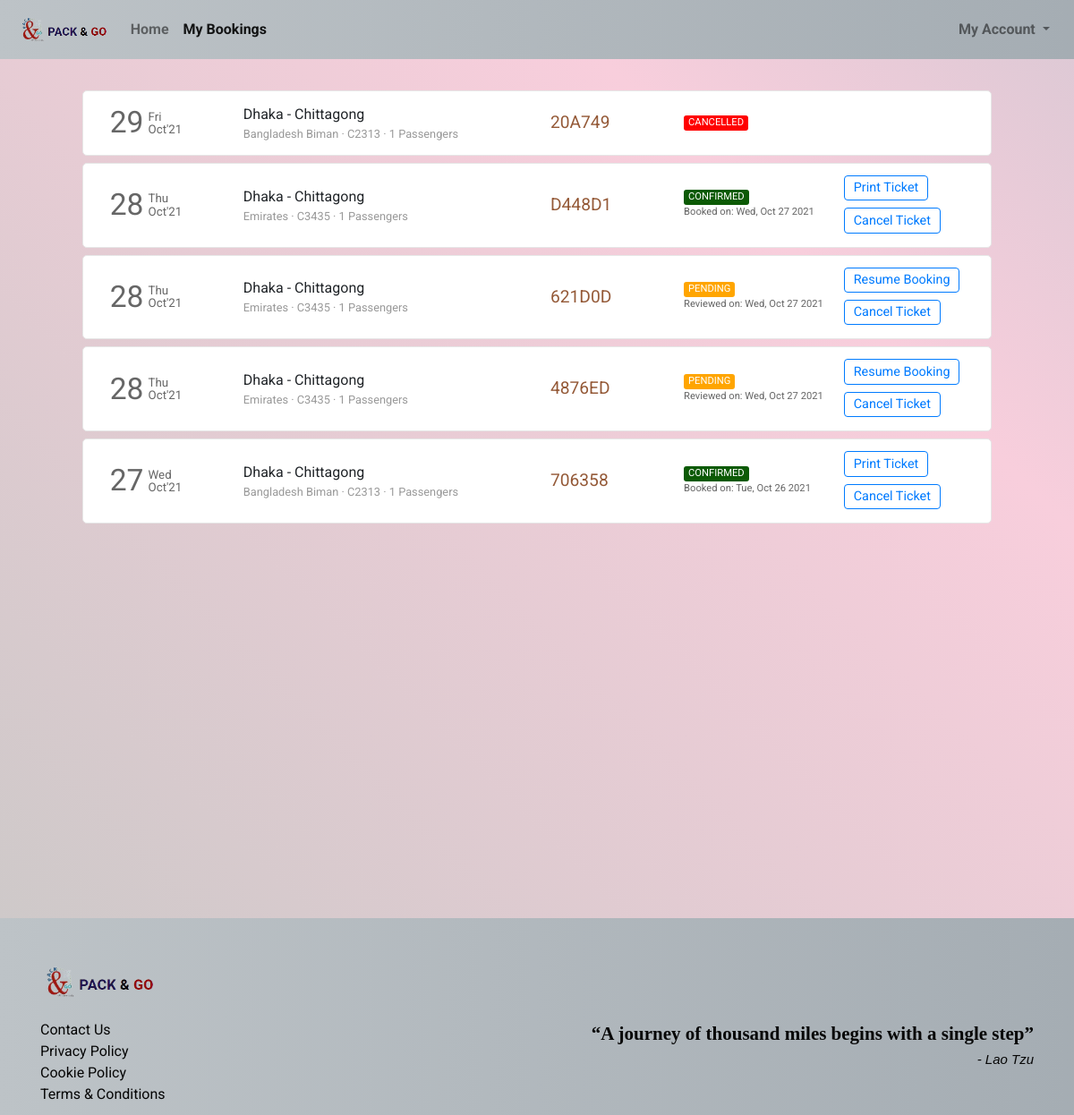
Page /flight/bookings (signed in) on the committed database.
### flight/models.py (models this page shows, shortened)
class Ticket(models.Model):
    user = models.ForeignKey(User,on_delete=models.CASCADE,related_name="bookings", blank=True, null=True)
    ref_no = models.CharField(max_length=6, unique=True)
    passengers = models.ManyToManyField(Passenger, related_name="flight_tickets")
    flight = models.ForeignKey(Flight, on_delete=models.CASCADE, related_name="tickets", blank=True, null=True)
    flight_ddate = models.DateField(blank=True, null=True)
    flight_adate = models.DateField(blank=True, null=True)
    flight_fare = models.FloatField(blank=True,null=True)
    other_charges = models.FloatField(blank=True,null=True)
    coupon_used = models.CharField(max_length=15,blank=True)
    coupon_discount = models.FloatField(default=0.0)
    total_fare = models.FloatField(blank=True, null=True)
    seat_class = models.CharField(max_length=20, choices=SEAT_CLASS)
    booking_date = models.DateTimeField(default=datetime.now)
    mobile = models.CharField(max_length=20,blank=True)
    email = models.EmailField(max_length=45, blank=True)
    status = models.CharField(max_length=45, choices=TICKET_STATUS)

class Flight(models.Model):
    origin = models.ForeignKey(Place, on_delete=models.CASCADE, related_name="departures")
    destination = models.ForeignKey(Place, on_delete=models.CASCADE, related_name="arrivals")
    depart_time = models.TimeField(auto_now=False, auto_now_add=False)
    depart_day = models.ManyToManyField(Week, related_name="flights_of_the_day")
    duration = models.DurationField(null=True)
    arrival_time = models.TimeField(auto_now=False, auto_now_add=False)
    plane = models.CharField(max_length=24)
    airline = models.CharField(max_length=64)
    economy_fare = models.FloatField(null=True)
    business_fare = models.FloatField(null=True)
    first_fare = models.FloatField(null=True)

class Place(models.Model):
    city = models.CharField(max_length=64)
    airport = models.CharField(max_length=64)
    code = models.CharField(max_length=3)
    country = models.CharField(max_length=64)

### flight/views.py (the view)
# urls.py: path('flight/bookings', views.bookings, name="bookings"),
def bookings(request):
    if request.user.is_authenticated:
        tickets = Ticket.objects.filter(user=request.user).order_by('-booking_date')
        return render(request, 'flight/bookings.html', {
            'page': 'bookings',
            'tickets': tickets
        })
    else:
        return HttpResponseRedirect(reverse('login'))

### flight/templates/flight/bookings.html (shortened to what this page needs)
{% extends 'flight/layout.html' %}
{% load static %}
{% block head %}
    <link rel="stylesheet" href="{% static 'css/bookings_style.css' %}">
{% endblock head %}
{% block body %}
    <section class="section section1">
        <div class="container">
            {% for ticket in tickets %}
                <div class="row each-booking-div" id="{{ticket.ref_no}}">
                    <div class="col-2" style="display: flex;">
                        <div style="display: flex; color: #666666; margin-top: auto;">
                            <div>
                                <span style="font-size: 2.1em;">{{ticket.flight_ddate | date:"d"}}</span>
                            </div>
                            <div style="font-size: smaller; display: flex; margin: auto 0; padding-left: 5px; line-height: 1em;">
                                <div style="margin: auto;">
                                    <div style="margin-bottom: 1px;">{{ticket.flight_ddate | date:"D"}}</div>
                                    <div style="margin-top: 1px;">{{ticket.flight_ddate | date:"M'y"}}</div>
                                </div>
                            </div>
                        </div>
                    </div>
                    <div class="col-4 middle-div">
                        <div style="width:100%">
                            <div class="row places-div" style=" display: flex;">
                                <div style="max-width: 45%;">{{ticket.flight.origin.city}}</div>
                                <div>&nbsp;-&nbsp;</div>
                                <div style="max-width: 45%;">{{ticket.flight.destination.city}}</div>
                            </div>
                            <div class="row places-div" style="font-size: .8em; color: #999999; ">
                                <div style="max-width: 100%;">{{ticket.flight.airline}} &middot; {{ticket.flight.plane}} &middot; {{ticket.passengers.count}} Passengers</div>
                            </div>
                        </div>
                    </div>
                    <div class="col-2 middle-div">
                        <div style="font-size: 1.2em; color: #945937;">{{ticket.ref_no}}</div>
                    </div>
                    <div class="col-2 middle-div">
                        <div>
                            <div class="row status-div">
                                {% if ticket.status == 'CONFIRMED' %}
                                    <div class="green">{{ticket.status}}</div>
                                {% endif %}
                                {% if ticket.status == 'PENDING' %}
                                    <div class="orange">{{ticket.status}}</div>
                                {% endif %}
                                {% if ticket.status == 'CANCELLED' %}
                                    <div class="red">{{ticket.status}}</div>
                                {% endif %}
                            </div>
                            <div class="row booking-date-div" style="font-size: .7em; color: #666;">
                                {% if ticket.status == 'CONFIRMED' %}
                                    Booked on: {{ticket.booking_date | date:"D, M d Y"}}
                                {% endif %}
                                {% if ticket.status == 'PENDING' %}
                                    Reviewed on: {{ticket.booking_date | date:"D, M d Y"}}
                                {% endif %}
                            </div>
                        </div>
                    </div>
                    <div class="col-2 last-div">
                        <div>
                            <div class="ticket-action-div">
                                {% if ticket.status == 'CONFIRMED' %}
                                        <button type="submit" class="btn btn-outline-primary btnp">Print Ticket</button>
                                    <button class="btn btn-outline-primary btnp"  data-ref="{{ticket.ref_no}}" onclick="popup(this)">Cancel Ticket</button>
                                {% endif %}
                                {% if ticket.status == 'PENDING' %}
                                        <button type="submit" class="btn btn-outline-primary btnp">Resume Booking</button>
                                    <button type="button" class="btn btn-outline-primary btnp" data-ref="{{ticket.ref_no}}" onclick="popup(this)">Cancel Ticket</button>
                                {% endif %}
                            </div>
                        </div>
                    </div>
                </div>
            {% endfor %}
        </div>
    </section>
{% endblock %}

### flight/templates/flight/layout.html (shortened to what this page needs)
{% load static %}
<!DOCTYPE html>
<html lang="en">
<head>
  <link rel="stylesheet" href="https://stackpath.bootstrapcdn.com/bootstrap/4.4.1/css/bootstrap.min.css">
  <link rel="stylesheet" href="https://use.typekit.net/cav5lva.css">
  <link rel="stylesheet" href="{% static 'css/layout_style.css' %}">
  {% block head %}
  {% endblock %}
</head>
<body>
  <div class="container-fluid">
    <nav class="navbar navbar-expand-lg navbar-light">
      <a class="navbar-brand" href="{% url 'index' %}">
          <img src="{% static 'img/icon_logo.png' %}" height="34" alt="">
      </a>
      <div class="collapse navbar-collapse" id="navbarSupportedContent">
        <ul class="navbar-nav mr-auto">
          <li class="nav-item {% if not page %}active{% endif %}">
            <a class="nav-link" href="{% url 'index' %}">Home</a>
          </li>
          <li class="nav-item {% if page == 'bookings' %}active{% endif %}">
            <a class="nav-link" href="{% url 'bookings' %}">My Bookings</a>
          </li>
        </ul>
        <ul class="navbar-nav">
          {% if not user.is_authenticated %}
            <li class="nav-item">
              <button class="btn btn-outline-danger" style="border-radius: 25rem;" onclick="window.location.href = '/login';">
                <svg width="1.1em" height="1.1em" viewBox="0 1.5 16 16" class="bi bi-person-fill" fill="currentColor" xmlns="http://www.w3.org/2000/svg">
                  <path fill-rule="evenodd" d="M3 14s-1 0-1-1 1-4 6-4 6 3 6 4-1 1-1 1H3zm5-6a3 3 0 1 0 0-6 3 3 0 0 0 0 6z"/>
                </svg>
                Login
              </button>
            </li>
          {% else %}
            <li class="nav-item dropdown my-account">
              <a class="nav-link dropdown-toggle" href="#" id="navbarDropdown" role="button" data-toggle="dropdown" aria-haspopup="true" aria-expanded="false">
                My Account
              </a>
            </li>
          {% endif %}
        </ul>
      </div>
    </nav>
    <main>
      {% block body %}{% endblock %}
    </main>
    <footer>
      <div class="container">
        <div>
          <div class="logo-container">
            <img src="{% static 'img/icon_logo.png' %}">
          </div>
          <div class="footer-content">
            <div class="links-container">
              <div>
                <ul class="link-list">
                  <li class="list-item"><a class="footer-links" href="#">Contact Us</a></li>
                  <li class="list-item"><a class="footer-links" href="#">Privacy Policy</a></li>
                  <li class="list-item"><a class="footer-links" href="#">Cookie Policy</a></li>
                  <li class="list-item"><a class="footer-links" href="#">Terms &amp; Conditions</a></li>
                </ul>
              </div>
            </div>
            <div class="quote-container">
              <div class="quote">“A journey of thousand miles begins with a single step”</div>
              <div class="quote-by">- Lao Tzu</div>
            </div>
          </div>
          </div>
        </div>
      </div>
</body>
</html>

### flight/static/css/layout_style.css (style rules this page uses)
body { margin: 0px; padding: 0px; font-family: "Rubik", sans-serif; font-weight: normal; font-style: normal; min-width: 250px; }
.container-fluid { padding-left: 0px; padding-right: 0px; }
.navbar { padding: .7rem 1.2rem; background: #bdc3c7; background: -webkit-linear-gradient(to left, #2c3e50, #bdc3c7); background: linear-gradient(to left, #2c3e50, #bdc3c7); background-size: 600% 100%; font-weight: bold; animation: gradient 16s linear infinite; animation-direction: alternate; }
.section { background-size: cover; background-position: center; background-repeat: no-repeat; background: linear-gradient(45deg,#cec9c9, #f8cedc, #a8bfc7 , #c1c3c7,#c2ebf5, #efe9f3); background-size: 600% 100%; animation: gradient 25s linear infinite; animation-direction: alternate; padding: 30px 50px; min-height: 120vh; }
footer { background: #bdc3c7; background: -webkit-linear-gradient(to left, #2c3e50, #bdc3c7); background: linear-gradient(to left, #2c3e50, #bdc3c7); background-size: 600% 100%; animation: gradient 16s linear infinite; animation-direction: alternate; padding-top: 2px; padding-bottom :1px; }
footer .container > div { font-family: Barlow, sans-serif; margin: 48px 0px 10px; flex-shrink: 0; max-width: 100%; overflow: hidden; }
.footer-content { padding-top: 20px; display: flex; -webkit-box-pack: justify; justify-content: space-between; }
.links-container { text-align: left; flex-direction: row; display: flex; }
.quote-container { text-align: right; }
.logo-container img { width: 130px; }
.links-container > div { flex: 1 0 0px; }
.links-container > div ul { padding-inline-start: 0px; margin-block-start: 0px; margin-block-end: 0px; list-style-type: none; margin-right: 50px; }
.footer-links { white-space: nowrap; color: rgb(5, 5, 5); transition: all 0.1s ease 0s; }
.quote-container .quote { font-family: utopia-std, serif; text-align: center; color: rgb(7, 7, 7); max-width: 500px; margin: auto; font-size: 21px; font-weight: bold; line-height: 1.6; }
.quote-container .quote-by { font-family: sans-serif; font-style: italic; color: rgb(7, 7, 7); font-size: 15px; }

### flight/static/css/bookings_style.css (style rules this page uses)
* { font-family: 'Roboto', sans-serif; }
body { background-color: #f5f5f5; word-wrap: break-word; }
.container { cursor: pointer; }
.each-booking-div { width: 95%; margin: 5px auto 8px auto; transition-duration: .4s; padding: 10px 15px; background-color: #fff; border: 1px solid #e6e6e6; border-radius: 5px; }
.btnp { padding: .15rem .6rem; font-size: .9em; margin-top: 3px; margin-bottom: 5px; }
.each-booking-div > div { display: flex; overflow: auto; }
.each-booking-div > div > div { margin-top: auto; margin-bottom: auto; }
.green, .red, .orange { border-radius: 3px; color: white; padding-left: 5px; padding-right: 5px; font-size: .7em; }
.green { background-color: rgb(12, 90, 5); }
.red { background-color: red; }
.orange { background-color: orange; }

### rows in the picture
Ticket: flight_ddate "29", flight_ddate "Fri", flight_ddate "Oct'21", flight.origin.city "Dhaka", flight.destination.city "Chittagong", flight.airline "Bangladesh Biman", flight.plane "C2313", passengers.count "1", ref_no "20A749", status "CANCELLED"
Ticket: flight_ddate "28", flight_ddate "Thu", flight_ddate "Oct'21", flight.origin.city "Dhaka", flight.destination.city "Chittagong", flight.airline "Emirates", flight.plane "C3435", passengers.count "1", ref_no "D448D1", status "CONFIRMED", booking_date "Wed, Oct 27 2021"
Ticket: flight_ddate "28", flight_ddate "Thu", flight_ddate "Oct'21", flight.origin.city "Dhaka", flight.destination.city "Chittagong", flight.airline "Emirates", flight.plane "C3435", passengers.count "1", ref_no "621D0D", status "PENDING", booking_date "Wed, Oct 27 2021"
Ticket: flight_ddate "28", flight_ddate "Thu", flight_ddate "Oct'21", flight.origin.city "Dhaka", flight.destination.city "Chittagong", flight.airline "Emirates", flight.plane "C3435", passengers.count "1", ref_no "4876ED", status "PENDING", booking_date "Wed, Oct 27 2021"
Ticket: flight_ddate "27", flight_ddate "Wed", flight_ddate "Oct'21", flight.origin.city "Dhaka", flight.destination.city "Chittagong", flight.airline "Bangladesh Biman", flight.plane "C2313", passengers.count "1", ref_no "706358", status "CONFIRMED", booking_date "Tue, Oct 26 2021"
